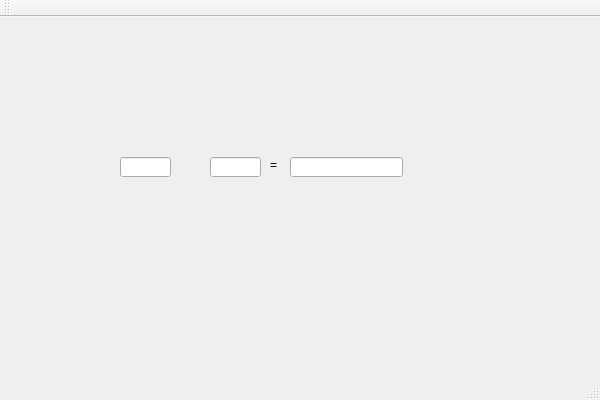
<?xml version="1.0" encoding="UTF-8"?>
<ui version="4.0">
 <class>COMGUIClass</class>
 <widget class="QMainWindow" name="COMGUIClass">
  <property name="geometry">
   <rect>
    <x>0</x>
    <y>0</y>
    <width>600</width>
    <height>400</height>
   </rect>
  </property>
  <property name="windowTitle">
   <string>COMGUI</string>
  </property>
  <widget class="QWidget" name="centralWidget">
   <widget class="QLineEdit" name="Num1">
    <property name="geometry">
     <rect>
      <x>120</x>
      <y>140</y>
      <width>51</width>
      <height>20</height>
     </rect>
    </property>
   </widget>
   <widget class="QLineEdit" name="Num2">
    <property name="geometry">
     <rect>
      <x>210</x>
      <y>140</y>
      <width>51</width>
      <height>20</height>
     </rect>
    </property>
   </widget>
   <widget class="QLabel" name="label">
    <property name="geometry">
     <rect>
      <x>270</x>
      <y>140</y>
      <width>16</width>
      <height>16</height>
     </rect>
    </property>
    <property name="text">
     <string>=</string>
    </property>
   </widget>
   <widget class="QLineEdit" name="result">
    <property name="geometry">
     <rect>
      <x>290</x>
      <y>140</y>
      <width>113</width>
      <height>20</height>
     </rect>
    </property>
   </widget>
  </widget>
  <widget class="QMenuBar" name="menuBar">
   <property name="geometry">
    <rect>
     <x>0</x>
     <y>0</y>
     <width>600</width>
     <height>23</height>
    </rect>
   </property>
  </widget>
  <widget class="QToolBar" name="mainToolBar">
   <attribute name="toolBarArea">
    <enum>TopToolBarArea</enum>
   </attribute>
   <attribute name="toolBarBreak">
    <bool>false</bool>
   </attribute>
  </widget>
  <widget class="QStatusBar" name="statusBar"/>
 </widget>
 <layoutdefault spacing="6" margin="11"/>
 <resources>
  <include location="COMGUI.qrc"/>
 </resources>
 <connections/>
</ui>
